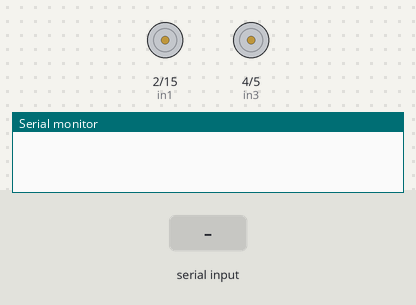
This sketch was run on a simulated ESP32. Shown: motor-driver pin pairs drawn as motors (green arrow = first pin HIGH = forward, orange = second pin HIGH = backward, longer = more drive, scaled by the enable pin), the last lines printed to the serial monitor. The test bench sets the inputs (shaded band). Nothing arrives over Bluetooth unless stated.

Above: at 1.2 s.
1.3 s: "90,45\n" received over the second serial link
At 2.5 s:
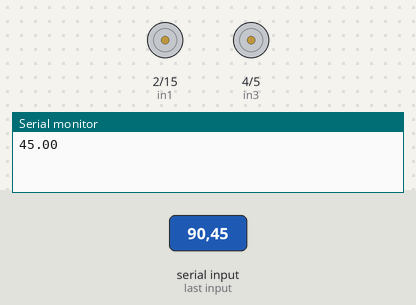
2.8 s: "30,150\n" received over the second serial link
At 3.7 s:
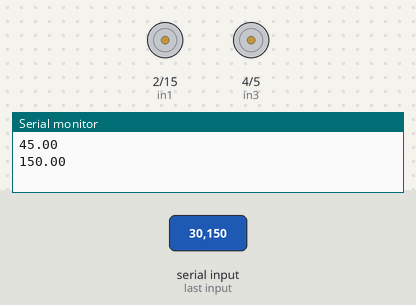
Timing chart, 0 to 5.8 s (numbered marks = the images above; inputs shaded):
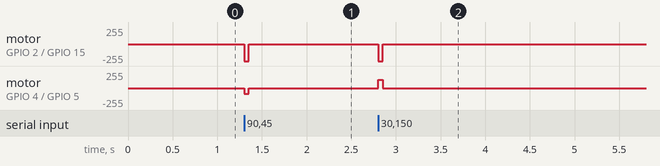

Measured:
- after the input at 1.3 s, motor on GPIO 2 (in1) / GPIO 15 (in2): stopped → backward 255/255 at once, → stopped 0.05 s later; motor on GPIO 4 (in3) / GPIO 5 (in4): stopped → backward 85/255 at once, → stopped 0.05 s later
- after the input at 2.8 s, motor on GPIO 2 (in1) / GPIO 15 (in2): stopped → backward 255/255 at once, → stopped 0.05 s later; motor on GPIO 4 (in3) / GPIO 5 (in4): stopped → forward 125/255 at once, → stopped 0.05 s later

The sketch:

wheel_chair.ino
```cpp
#include <BluetoothSerial.h>
#define pwma 18
#define in1 2
#define in2 15

#define in3 4
#define in4 5
#define pwmb 17

BluetoothSerial SerialBT;

String data = "";
float x,y;
int mode = 0;

int initspeed = 175;

void motor1(int pwm1){
  if(pwm1>0){
    digitalWrite(in1,LOW);
    digitalWrite(in2,HIGH);
  }else{
    digitalWrite(in1,HIGH);
    digitalWrite(in2,LOW);
  }
  analogWrite(pwma,abs(pwm1));
}

void motor2(int pwm2){
  if(pwm2>0){
    digitalWrite(in3,LOW);
    digitalWrite(in4,HIGH);
  }else{
    digitalWrite(in3,HIGH);
    digitalWrite(in4,LOW);
  }
  analogWrite(pwmb,abs(pwm2));
}

void stop(){
  digitalWrite(in1,LOW);
  digitalWrite(in2,LOW);
  digitalWrite(in3,LOW);
  digitalWrite(in4,LOW);
  analogWrite(pwma,0);
  analogWrite(pwmb,0);
}

void init_motor(){
  pinMode(pwma,OUTPUT);
  pinMode(in1,OUTPUT);
  pinMode(in2,OUTPUT);
  pinMode(in3,OUTPUT);
  pinMode(in4,OUTPUT);
  pinMode(pwmb,OUTPUT);
}

void setup(){
  Serial.begin(115200);
  SerialBT.begin("16BIT");
  init_motor();
}

void loop(){
  if(SerialBT.available()){
    data = SerialBT.readStringUntil('\n');
    sscanf(data.c_str(), "%f,%f,%d", &y, &x, &mode);
    Serial.println(x);
    motor1(initspeed + (x*2));
    motor2(initspeed - (x*2));
    delay(50);

  }
  else stop();
}
```
